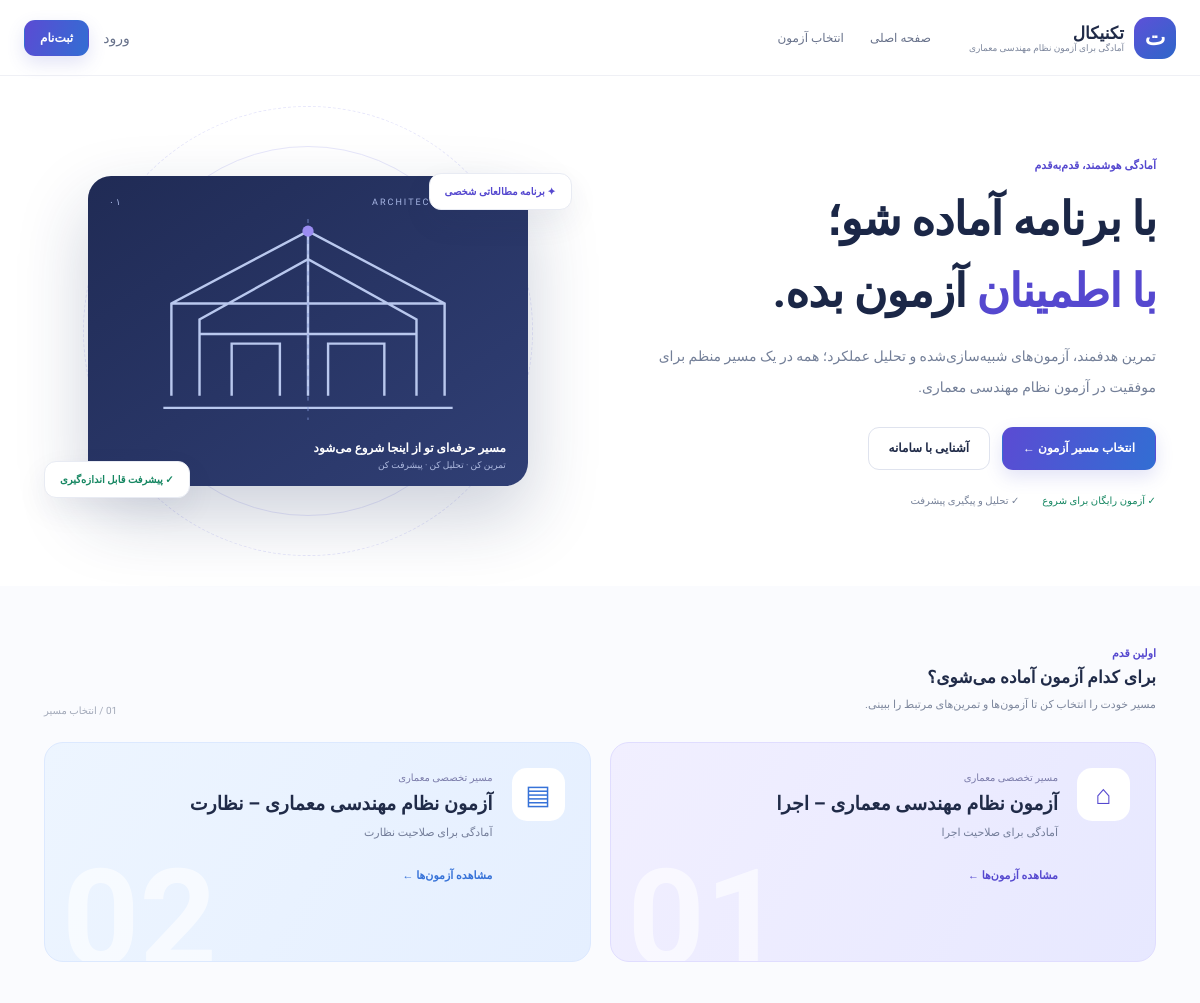
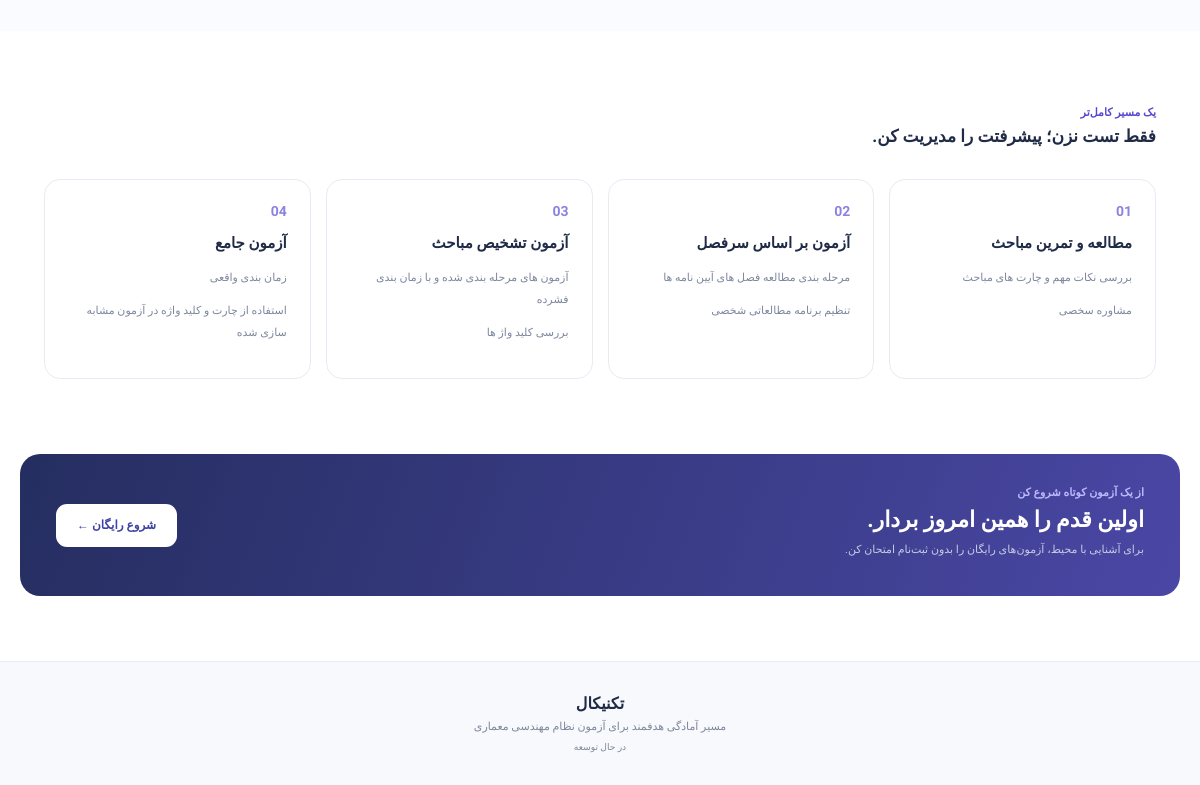
The page / on the database its author committed (2 pictures, top to bottom).
### portal/models.py (models this page shows, shortened)
class ExamTrack(models.Model):
    code=models.SlugField(max_length=30,unique=True)
    title=models.CharField(max_length=150)
    subtitle=models.CharField(max_length=220,blank=True)
    description=models.TextField(blank=True)
    accent=models.CharField(max_length=20,default="violet")
    is_active=models.BooleanField(default=True)

### portal/views.py (the view)
def home(request):
    return render(request,"portal/home.html",{"tracks":ExamTrack.objects.filter(is_active=True)})

### templates/portal/home.html (shortened to what this page needs)
{% extends "portal/base.html" %}
{% block content %}
<main>
    <section class="hero wrap">
        <div class="hero-copy"><span class="eyebrow">آمادگی هوشمند، قدم‌به‌قدم</span>
            <h1>با برنامه آماده شو؛<br><em>با اطمینان</em> آزمون بده.</h1>
            <p>تمرین هدفمند، آزمون‌های شبیه‌سازی‌شده و تحلیل عملکرد؛ همه در یک مسیر منظم برای موفقیت در آزمون نظام
                مهندسی معماری.</p>
            <div class="actions"><a class="btn primary" href="#tracks">انتخاب مسیر آزمون ←</a><a class="btn outline"
                    href="#features">آشنایی با سامانه</a></div>
            <div class="proof"><span>✓ آزمون رایگان برای شروع</span><span>✓ تحلیل و پیگیری پیشرفت</span></div>
        </div>
        <div class="hero-visual">
            <div class="orbit o1"></div>
            <div class="orbit o2"></div>
            <div class="blueprint">
                <div class="bp-head"><span>ARCHITECTURE / EXAM</span><span>۰۱</span></div>
                <div class="bp-caption"><b>مسیر حرفه‌ای تو از اینجا شروع می‌شود</b><span>تمرین کن · تحلیل کن · پیشرفت
                        کن</span></div>
            </div>
            <div class="float-chip top-chip">✦ برنامه مطالعاتی شخصی</div>
            <div class="float-chip bottom-chip">✓ پیشرفت قابل اندازه‌گیری</div>
        </div>
    </section>
    <section class="tracks-section" id="tracks">
        <div class="wrap">
            <div class="section-head">
                <div><span class="eyebrow">اولین قدم</span>
                    <h2>برای کدام آزمون آماده می‌شوی؟</h2>
                    <p>مسیر خودت را انتخاب کن تا آزمون‌ها و تمرین‌های مرتبط را ببینی.</p>
                </div><small>01 / انتخاب مسیر</small>
            </div>
            <div class="track-grid">{% for t in tracks %}<a class="track-card {{ t.accent }}"
                    href="{% url 'track' t.code %}">
                    <div class="track-icon">{% if t.code == 'execution' %}⌂{% else %}▤{% endif %}</div>
                    <div class="track-body"><small>مسیر تخصصی معماری</small>
                        <h3>{{ t.title }}</h3>
                        <p>{{ t.subtitle }}</p><b>مشاهده آزمون‌ها ←</b>
                    </div><strong class="watermark">{% if t.code == 'execution' %}01{% else %}02{% endif %}</strong>
                </a>{% empty %}<div class="empty">مسیرها هنوز تعریف نشده‌اند؛ دستور seed_demo را اجرا کنید.</div>
                {% endfor %}</div>
        </div>
    </section>
    <section class="wrap features" id="features">
        <div class="section-head">
            <div><span class="eyebrow">یک مسیر کامل‌تر</span>
                <h2>فقط تست نزن؛ پیشرفتت را مدیریت کن.</h2>
            </div>
        </div>
        <div class="feature-grid">
            <article><b>01</b>
                <h3>مطالعه و تمرین مباحث</h3>
                <p>بررسی نکات مهم و چارت های مباحث</p>
                <p>مشاوره سخصی</p>
            </article>
            <article><b>02</b>
                <h3>آزمون بر اساس سرفصل</h3>
                <p>مرحله بندی مطالعه فصل های آیین نامه ها</p>
                <p>تنظیم برنامه مطالعاتی شخصی</p>
            </article>
            <article><b>03</b>
                <h3>آزمون تشخیص مباحث</h3>
                <p>آزمون های مرحله بندی شده و با زمان بندی فشرده</p>
                <p>بررسی کلید واژ ها</p>
            </article>
            <article><b>04</b>
                <h3>آزمون جامع</h3>
                <p>زمان بندی واقعی</p>
                <p>استفاده از چارت و کلید واژه در آزمون مشابه سازی شده</p>
            </article>
        </div>
    </section>
    <section class="wrap cta">
        <div><span class="eyebrow">از یک آزمون کوتاه شروع کن</span>
            <h2>اولین قدم را همین امروز بردار.</h2>
            <p>برای آشنایی با محیط، آزمون‌های رایگان را بدون ثبت‌نام امتحان کن.</p>
        </div><a class="btn white" href="#tracks">شروع رایگان ←</a>
    </section>
</main>
{% endblock %}

### rows shown on the page
ExamTrack: title "آزمون نظام مهندسی معماری – اجرا", subtitle "آمادگی برای صلاحیت اجرا"
ExamTrack: title "آزمون نظام مهندسی معماری – نظارت", subtitle "آمادگی برای صلاحیت نظارت"
